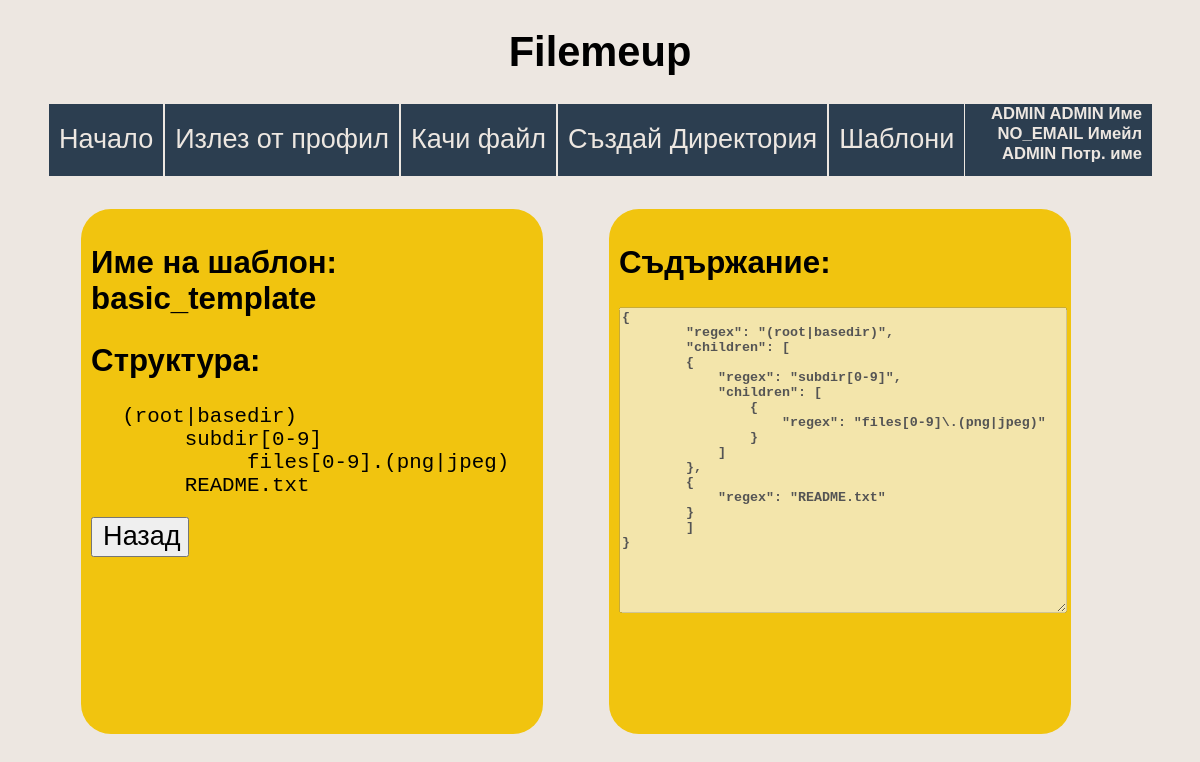
The app's page /?route=view_template&name=basic_template (signed in) with its own data.
### tables this page shows
CREATE TABLE `templates` (
  `id` int(11) NOT NULL AUTO_INCREMENT,
  `template_json` longtext NOT NULL CHECK (json_valid(`template_json`)),
  `template_name` varchar(50) NOT NULL,
  `template_creator` int(11) NOT NULL,
  PRIMARY KEY (`id`),
  UNIQUE KEY `template_name` (`template_name`),
  KEY `template_owner` (`template_creator`),
  CONSTRAINT `template_owner` FOREIGN KEY (`template_creator`) REFERENCES `user` (`id`)
);

### models/AnyModel.php (called while the page is built, shortened)
<?php
class AnyModel
{
    public static function query_to_array(string $query) {
        $q = DBMS::$pdo->query($query);
        $list = array();
        for ($i = 0; $row = $q->fetch(PDO::FETCH_ASSOC); $i++) {
            foreach($row as $key => $value) {
                $list[$i][$key] = $value;
            }
        }
        return $list;
    }
    public static function get_all_matching_values_query(string $table_name, $field_value_arr) {
        $q_str = "SELECT * FROM $table_name WHERE";
        foreach($field_value_arr as $field => $val) {
            $q_str .= " $field = \"$val\" AND ";
        }
        $q_str .= "TRUE";
        return AnyModel::query_to_array($q_str);
    }
}
?>

### models/TemplateModel.php (called while the page is built, shortened)
<?php
require_once(__DIR__ . "\DBMS.php");
require_once(__DIR__ . "\AnyModel.php");
class TemplateModel extends AnyModel
{
    public static function select_template_by_name(string $name) {
        return (parent::get_all_matching_values_query("TEMPLATES", array("template_name" => $name)))[0];
    }
}
?>

### views/templates_view.php (the view, shortened to what this page needs)
<div id="login" class="template_view">
    <?php
    require_once(__DIR__ . "\\..\\models\\TemplateModel.php");
    function displayJsonAsHtml($json)
    {
        echo '<div>';
        foreach ($json as $key => $value) {
            if (isset($value[0]) && !is_string($value)) {
            } else {
                if (!is_numeric($key)) {
                    echo '<div>' . $value . ' </div>';
                } else {
                    echo '<div>' . ' </div>';
                }
            }
            if (is_array($value)) {
                displayJsonAsHtml($value);
            }
        }
        echo '</div>';
    }
    $cur_template = TemplateModel::select_template_by_name($_REQUEST["name"]);
    echo "<h2>Име на шаблон: " . $cur_template["template_name"] . "</h2>";
    echo "<h2>Структура: </h2>";
    displayJsonAsHtml(json_decode(stripslashes($cur_template["template_json"]), true));
    $url = Config::SITE_URL . "?route=list_templates";
    echo "<a href =\"$url\"> <button>Назад</button> </a>";
    ?>
</div>
<div id="login">
<?php
echo "<h2>Съдържание:</h2>";
echo "<textarea disabled id=\"template_view_field\">".$cur_template["template_json"]."</textarea>";
?>
</div>

### index.php (shortened to what this page needs)
<!DOCTYPE html>
<html lang="en">
<head>
    <link rel="stylesheet" href="./views/css/styles.css">
</head>
<body>
<?php
echo "<h1><a href=\"" . Config::SITE_URL . "\">Filemeup</a></h1>";
if (array_key_exists("user_data", $_SESSION)) {
        include Config::ROOT_FOLDER . "\\views\\navigation.php";
    if (!isset($_REQUEST["route"])) {
        header("Location: " . Config::SITE_URL . "?route=folder_view");
        exit();
    } else {
        if ($_REQUEST["route"] == "folder_view") {
            include "./views/folder_view.php";
        } elseif ($_REQUEST["route"] == "file_view") {
            include "./views/file_view.php";
        } elseif ($_REQUEST["route"] == "upload_file") {
            include "./views/upload_view.php";
        } elseif ($_REQUEST["route"] == "mkdir") {
            include "./views/mkdir_view.php";
        } elseif ($_REQUEST["route"] == "list_templates") {
            include "./views/templates_list.php";
        } elseif ($_REQUEST["route"] == "view_template") {
            include "./views/templates_view.php";
        } elseif ($_REQUEST["route"] == "create_template") {
            include "./views/create_template_view.php";
        }
    }
}
?>
</body>
</html>

### views/navigation.php (shortened to what this page needs)
<div id="navigation">
    <a href="<?php
    echo Config::SITE_URL
        ?>">
        <button>Начало</button>
    </a>
    <?php
    include Config::ROOT_FOLDER . "\\views\\logout_view.php";
    ?>
    <a href="<?php
    echo Config::SITE_URL . "?route=upload_file&path=" . (isset($_REQUEST["path"]) ? $_REQUEST["path"] : "/")
        ?>">
        <button>Качи файл</button>
    </a>
    <a href="<?php
    echo Config::SITE_URL . "?route=mkdir&path=" . (isset($_REQUEST["path"]) ? $_REQUEST["path"] : "/")
        ?>">
        <button>Създай Директория</button>
    </a>
    <a href="<?php
    echo Config::SITE_URL . "?route=list_templates"
        ?>">
        <button>Шаблони</button>
    </a>
    <div id="name_display"><h2>
        <?php
        echo $_SESSION["user_full_data"]["full_name"]."\tИме";
        echo "<br>";
        echo $_SESSION["user_full_data"]["email"]."\tИмейл";
        echo "<br>";
        echo $_SESSION["user_full_data"]["username"]."\tПотр. име";
        ?> </h2></div>
</div>

### views/logout_view.php (shortened to what this page needs)
<form method="POST" action="
<?php
echo Config::SITE_URL . "/controllers/logout_controller.php";
?>">
    <button action="submit">Излез от профил</button>
</form>

### views/css/styles.css (style rules this page uses)
body { background-color: #ede7e1; text-align: center; vertical-align: top; font-size: 1.3em; }
html, body { height:95%; padding-left: 20px; padding-right: 20px; }
#login { display: inline-block; width:40%; float:left; height:70%; margin-top: 3%; text-align: left; padding: 10px; overflow: auto; }
#login, #register { margin-left: 3%; margin-right: 3%; background-color: #f1c40f; border-radius: 30px; }
h1,h2,h3 { font-family: 'Gill Sans', 'Gill Sans MT', Calibri, 'Trebuchet MS', sans-serif; }
button { margin-top: 20px; min-width: 20%; height: 40px; font-size: 1.3em; }
h1 a { text-decoration: none; color: black; }
h1, button, input { transition: scale 0.5s ease-out 100ms; }
#navigation { display:flex; height:10%; }
#navigation * { align-self: center; height:100%; }
#navigation button { width:100%; margin:0px; padding:0px; border: none; padding: 10px; border-left: 1px solid #ede7e1; border-right: 1px solid #ede7e1; cursor:pointer; }
#navigation, #navigation * { background-color: #2c3e50; color: #ede7e1 }
button { cursor: pointer; }
#name_display h2 { font-size: 0.8em; margin:0px; }
#name_display { text-align: right; flex-grow: 1; display:table-cell; vertical-align: bottom; padding-right: 10px; }
.template_view * { text-align: left; }
.template_view div { font-family: 'Courier New', Courier, monospace; }
.template_view > * * { text-align: left; padding-left: 1.5em; }
button *, button { padding-left:10px !important; }
textarea { width:80%; min-height: 150px; overflow: auto; }
#login { min-width: 400px; min-height: 400px; }
#template_view_field { overflow: auto; font-weight: bold; width:100%; height:300px; font-family: 'Courier New', Courier, monospace; }

### records on screen
templates: template_name "basic_template", template_json "{ \"regex\": \"(root|basedir)\", \"children\": [ { \"regex\": \"subdir[0-9]\", \"children\": [ { \"regex\": \"files[0-9]\\.(png|jpeg)\" } ] }, { \"regex\": \"README.txt\" } ] }"

### other values on screen
$_SESSION["user_full_data"]["full_name"] "ADMIN ADMIN"
$_SESSION["user_full_data"]["email"] "NO_EMAIL"
$_SESSION["user_full_data"]["username"] "ADMIN"
$value "(root|basedir)"
$value "subdir[0-9]"
$value "files[0-9].(png|jpeg)"
$value "README.txt"
